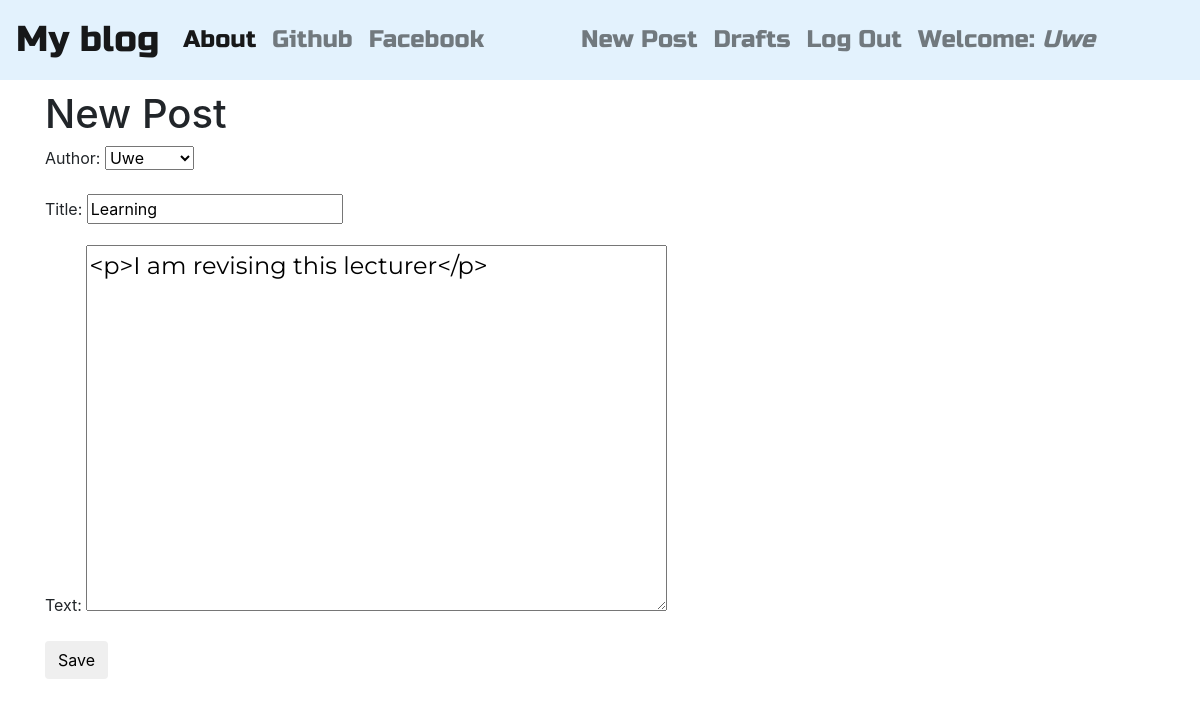
The app's page /post/10/edit/ (signed in) with its own data.
### blog/models.py (models this page shows, shortened)
class Post(models.Model):
    author          = models.ForeignKey('auth.User')
    title           = models.CharField(max_length=200)
    text            = models.TextField()
    created_date     = models.DateTimeField(default=timezone.now)
    published_date  = models.DateTimeField(blank=True, null=True)

### blog/views.py (the view)
# urls.py: url(r'^post/(?P<pk>\d+)/edit/$',views.PostUpdateView.as_view(),name='post_edit'),
class PostUpdateView(LoginRequiredMixin,UpdateView):
    login_url = '/login/'
    redirect_field_name = 'blog/post_detail.html'
    form_class = PostForm
    model = Post

### blog/forms.py
class PostForm(forms.ModelForm):
    class Meta():
        model   = Post
        fields  = ('author','title','text')
        widgets = {
            'title':forms.TextInput(attrs={'class':'textinputclass'}),
            'text':forms.Textarea(attrs={'class':'editable medium-editor-textarea postcontent'})
        }

### blog/templates/blog/post_form.html (shortened to what this page needs)
{% extends 'blog/base.html' %}
{% block content %}
  <h1>New Post</h1>
  <form class="post-form" method="POST">
    {{ form.as_p }}
    <button type="submit" class="save btn btn-default">Save</button>
  </form>
{% endblock %}

### blog/templates/blog/base.html (shortened to what this page needs)
<!DOCTYPE html>
{% load staticfiles %}
<html>
  <head>
    <link rel="stylesheet" href="https://maxcdn.bootstrapcdn.com/bootstrap/4.0.0-beta/css/bootstrap.min.css">
    <link rel="stylesheet" href="//cdn.jsdelivr.net/npm/medium-editor@latest/dist/css/medium-editor.min.css" type="text/css" media="screen" charset="utf-8">
    <link rel="stylesheet" href="{% static 'css/blog.css' %}">
  </head>
  <body class="loader">
    <nav class="navbar navbar-expand-lg navbar-light techfont custom-navbar" style="background-color: #e3f2fd;">
    <a class="navbar-brand bigbrand" href="{% url 'post_list' %}">My blog</a>
    <div class="collapse navbar-collapse" id="navbarSupportedContent">
      <ul class="navbar-nav mr-auto">
        <li class="nav-item active">
          <a class="nav-link" href="{% url 'about' %}">About <span class="sr-only">(current)</span></a>
        </li>
        <li class="nav-item">
          <a class="nav-link" target="_blank" href="https://www.github.com">Github</a>
        </li>
        <li class="nav-item">
          <a class="nav-link" target="_blank" href="https://www.facebook.com">Facebook</a>
        </li>
      </ul>
      <ul class="navbar-nav mr-auto navbar-right">
        {% if user.is_authenticated %}
        <li class="nav-item">
          <a class="nav-link" href="{% url 'post_new' %}">New Post</a>
        </li>
        <li class="nav-item">
          <a class="nav-link" href="{% url 'post_draft_list' %}">Drafts</a>
        </li>
        <li class="nav-item">
          <a class="nav-link" href="{% url 'logout' %}">Log Out</a>
        </li>
        <li class="nav-item">
          <a class="nav-link" >Welcome: <em> {{user.username}}</em></a>
        </li>
        {% else %}
        <li class="nav-item">
          <a class="nav-link navbar-right" href="{% url 'login' %}">login</a>
        </li>
        {% endif %}
      </ul>
    </div>
  </nav>
  <div class="content container">
    <div class="row">
      <div class="col-md-8">
        <div class="blog_posts">
          {% block content %}
          {% endblock %}
        </div>
      </div>
    </div>
  </div>
  </body>
</html>

### blog/static/css/blog.css (style rules this page uses)
.techfont { font-family: 'Russo One', sans-serif; font-size: 1.5em; margin-bottom: 10px; }
.bigbrand { font-size: 1.5em; }
.postcontent { font-family: 'Montserrat'; font-size: 1.5em; }
.loader { filter:hue-rotate(0deg); color:linear-gradient(45deg,#0f8,#08f); animation:hue 10000ms infinite linear; }

### records on screen
Post: author "Uwe", title "Learning", text "<p>I am revising this lecturer</p>"

### other values on screen
{{ user.username }} "Uwe"
